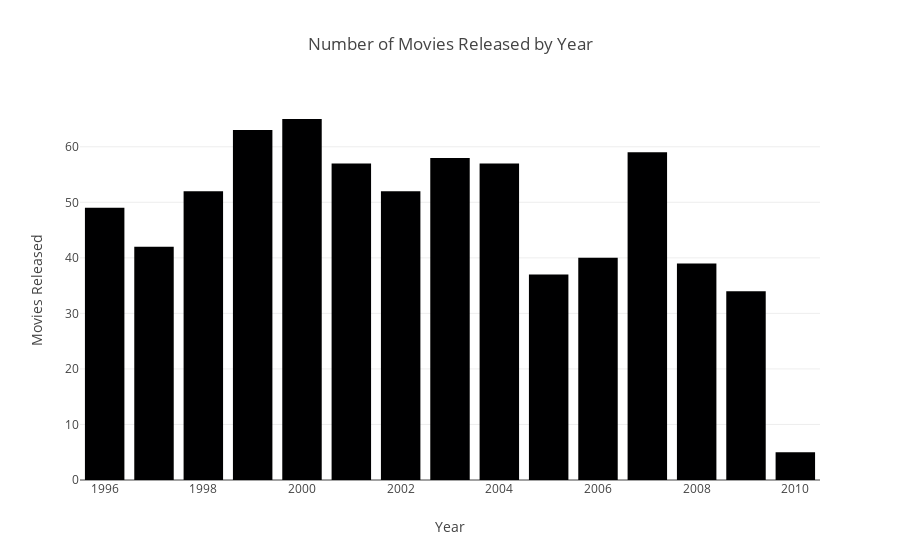

Notebook code cell kept with this figure:
### Code cell
result2.get("fig")

### Figure 1 — Plotly figure (JSON) as saved in the notebook; plotly's stock layout.template omitted (floating-point values rounded to 4 significant figures)
{"data": [{"alignmentgroup": "True", "hovertemplate": "Year=%{x}<br>Movies Released=%{y}<extra></extra>", "legendgroup": "", "marker": {"color": "#000001", "pattern": {"shape": ""}}, "name": "", "offsetgroup": "", "orientation": "v", "showlegend": false, "textposition": "auto", "type": "bar", "x": [1996, 1997, 1998, 1999, 2000, 2001, 2002, 2003, 2004, 2005, 2006, 2007, 2008, 2009, 2010], "xaxis": "x", "y": [49, 42, 52, 63, 65, 57, 52, 58, 57, 37, 40, 59, 39, 34, 5], "yaxis": "y"}], "layout": {"barmode": "relative", "legend": {"tracegroupgap": 0}, "title": {"text": "Number of Movies Released by Year"}, "xaxis": {"anchor": "y", "domain": [0, 1], "title": {"text": "Year"}}, "yaxis": {"anchor": "x", "domain": [0, 1], "title": {"text": "Movies Released"}}}}
